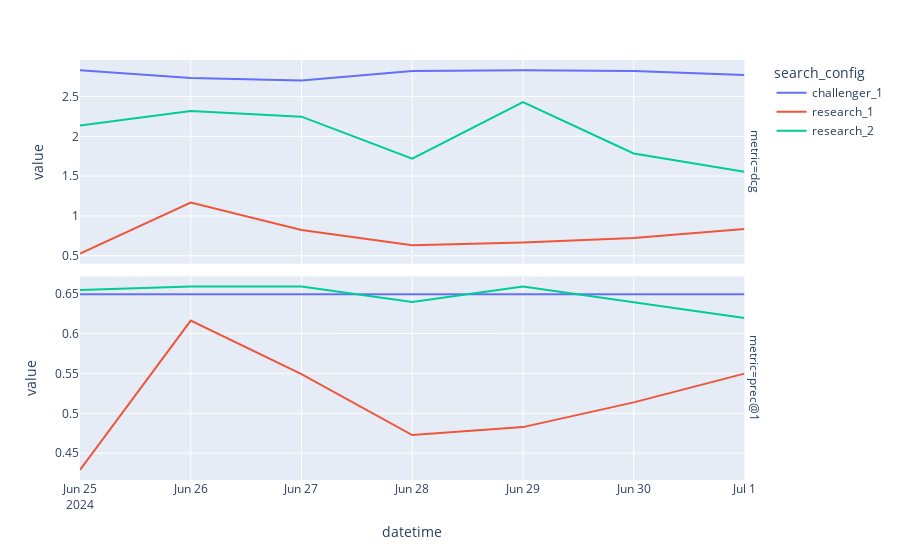

Here is the notebook cell this chart was saved with:
### Markdown cell above
## Evaluating multiple search configurations

### Code cell
sel = df_metrics.search_config.isin(["research_1", "research_2", "challenger_1"])
sel = sel & (df_metrics.metric.isin(["prec@1", "dcg"]))
sel = sel & (df_metrics.query_set_id=="sampled_queries")
cols = ["search_config", "datetime", "metric"]
df = df_metrics[sel][cols + ["value"]].groupby(cols).mean().reset_index()

fig = px.line(df, x="datetime", y="value", color="search_config", facet_row="metric")
fig.update_yaxes(matches=None)
fig

### Figure 1 — Plotly figure (JSON) as saved in the notebook; plotly's stock layout.template omitted (floating-point values rounded to 4 significant figures)
{"data": [{"hovertemplate": "search_config=challenger_1<br>metric=dcg<br>datetime=%{x}<br>value=%{y}<extra></extra>", "legendgroup": "challenger_1", "line": {"color": "#636efa", "dash": "solid"}, "marker": {"symbol": "circle"}, "mode": "lines", "name": "challenger_1", "orientation": "v", "showlegend": true, "type": "scatter", "x": ["2024-06-25", "2024-06-26", "2024-06-27", "2024-06-28", "2024-06-29", "2024-06-30", "2024-07-01"], "xaxis": "x2", "y": [2.831, 2.733, 2.7, 2.821, 2.831, 2.821, 2.772], "yaxis": "y2"}, {"hovertemplate": "search_config=challenger_1<br>metric=prec@1<br>datetime=%{x}<br>value=%{y}<extra></extra>", "legendgroup": "challenger_1", "line": {"color": "#636efa", "dash": "solid"}, "marker": {"symbol": "circle"}, "mode": "lines", "name": "challenger_1", "orientation": "v", "showlegend": false, "type": "scatter", "x": ["2024-06-25", "2024-06-26", "2024-06-27", "2024-06-28", "2024-06-29", "2024-06-30", "2024-07-01"], "xaxis": "x", "y": [0.6492, 0.6492, 0.6492, 0.6492, 0.6492, 0.6492, 0.6492], "yaxis": "y"}, {"hovertemplate": "search_config=research_1<br>metric=dcg<br>datetime=%{x}<br>value=%{y}<extra></extra>", "legendgroup": "research_1", "line": {"color": "#EF553B", "dash": "solid"}, "marker": {"symbol": "circle"}, "mode": "lines", "name": "research_1", "orientation": "v", "showlegend": true, "type": "scatter", "x": ["2024-06-25", "2024-06-26", "2024-06-27", "2024-06-28", "2024-06-29", "2024-06-30", "2024-07-01"], "xaxis": "x2", "y": [0.5277, 1.168, 0.8236, 0.6315, 0.6653, 0.7222, 0.8366], "yaxis": "y2"}, {"hovertemplate": "search_config=research_1<br>metric=prec@1<br>datetime=%{x}<br>value=%{y}<extra></extra>", "legendgroup": "research_1", "line": {"color": "#EF553B", "dash": "solid"}, "marker": {"symbol": "circle"}, "mode": "lines", "name": "research_1", "orientation": "v", "showlegend": false, "type": "scatter", "x": ["2024-06-25", "2024-06-26", "2024-06-27", "2024-06-28", "2024-06-29", "2024-06-30", "2024-07-01"], "xaxis": "x", "y": [0.4292, 0.6162, 0.5492, 0.4727, 0.4827, 0.5137, 0.5497], "yaxis": "y"}, {"hovertemplate": "search_config=research_2<br>metric=dcg<br>datetime=%{x}<br>value=%{y}<extra></extra>", "legendgroup": "research_2", "line": {"color": "#00cc96", "dash": "solid"}, "marker": {"symbol": "circle"}, "mode": "lines", "name": "research_2", "orientation": "v", "showlegend": true, "type": "scatter", "x": ["2024-06-25", "2024-06-26", "2024-06-27", "2024-06-28", "2024-06-29", "2024-06-30", "2024-07-01"], "xaxis": "x2", "y": [2.136, 2.32, 2.248, 1.719, 2.431, 1.784, 1.555], "yaxis": "y2"}, {"hovertemplate": "search_config=research_2<br>metric=prec@1<br>datetime=%{x}<br>value=%{y}<extra></extra>", "legendgroup": "research_2", "line": {"color": "#00cc96", "dash": "solid"}, "marker": {"symbol": "circle"}, "mode": "lines", "name": "research_2", "orientation": "v", "showlegend": false, "type": "scatter", "x": ["2024-06-25", "2024-06-26", "2024-06-27", "2024-06-28", "2024-06-29", "2024-06-30", "2024-07-01"], "xaxis": "x", "y": [0.6544, 0.6589, 0.6589, 0.6394, 0.6589, 0.6394, 0.6195], "yaxis": "y"}], "layout": {"annotations": [{"font": {}, "showarrow": false, "text": "metric=prec@1", "textangle": 90, "x": 0.98, "xanchor": "left", "xref": "paper", "y": 0.2425, "yanchor": "middle", "yref": "paper"}, {"font": {}, "showarrow": false, "text": "metric=dcg", "textangle": 90, "x": 0.98, "xanchor": "left", "xref": "paper", "y": 0.7575, "yanchor": "middle", "yref": "paper"}], "legend": {"title": {"text": "search_config"}, "tracegroupgap": 0}, "margin": {"t": 60}, "xaxis": {"anchor": "y", "domain": [0, 0.98], "title": {"text": "datetime"}}, "xaxis2": {"anchor": "y2", "domain": [0, 0.98], "matches": "x", "showticklabels": false}, "yaxis": {"anchor": "x", "domain": [0, 0.485], "title": {"text": "value"}}, "yaxis2": {"anchor": "x2", "domain": [0.515, 1], "title": {"text": "value"}}}}
